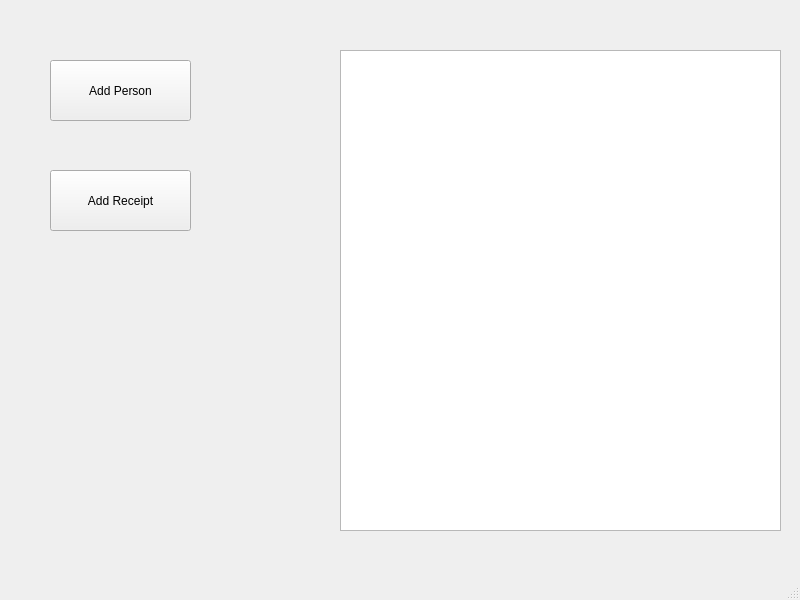
<?xml version="1.0" encoding="UTF-8"?>
<ui version="4.0">
 <class>MainWindow</class>
 <widget class="QMainWindow" name="MainWindow">
  <property name="geometry">
   <rect>
    <x>0</x>
    <y>0</y>
    <width>800</width>
    <height>600</height>
   </rect>
  </property>
  <property name="windowTitle">
   <string>MainWindow</string>
  </property>
  <widget class="QWidget" name="centralwidget">
   <widget class="QPushButton" name="pushButton">
    <property name="geometry">
     <rect>
      <x>50</x>
      <y>60</y>
      <width>141</width>
      <height>61</height>
     </rect>
    </property>
    <property name="text">
     <string>Add Person</string>
    </property>
   </widget>
   <widget class="QPushButton" name="pushButton_2">
    <property name="geometry">
     <rect>
      <x>50</x>
      <y>170</y>
      <width>141</width>
      <height>61</height>
     </rect>
    </property>
    <property name="text">
     <string>Add Receipt</string>
    </property>
   </widget>
   <widget class="QTableWidget" name="tableWidget">
    <property name="geometry">
     <rect>
      <x>340</x>
      <y>50</y>
      <width>441</width>
      <height>481</height>
     </rect>
    </property>
   </widget>
  </widget>
  <widget class="QMenuBar" name="menubar">
   <property name="geometry">
    <rect>
     <x>0</x>
     <y>0</y>
     <width>800</width>
     <height>25</height>
    </rect>
   </property>
  </widget>
  <widget class="QStatusBar" name="statusbar"/>
 </widget>
 <resources/>
 <connections/>
</ui>
